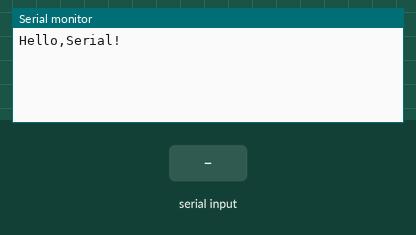
Bench run of a sketch on a simulated Arduino Uno, built with avr-gcc and run on an emulated ATmega328P. Shown: the last lines printed to the serial monitor. The inputs (shaded band) are chosen by the test bench.

Above: at 1.2 s.
1.3 s: "90,45\n" received over Serial
At 2.8 s:
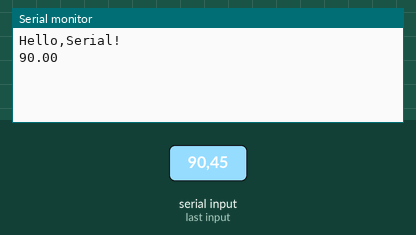
3.8 s: "30,150\n" received over Serial
At 5.9 s:
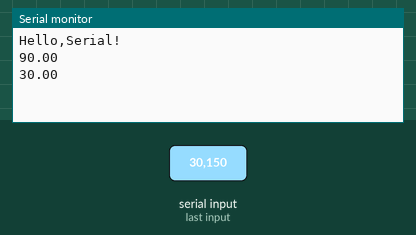

The sketch:

test8_stringtofloat.ino
```cpp
String inData;                                                                          //Allocate some space for the string

void setup() {
  // put your setup code here, to run once:
  Serial.begin(115200);
  Serial.println("Hello,Serial!");
}
void loop() {
  if(Serial.available() >0){
    inData ="";
    inData = Serial.readString();
    char char1[1];
    inData.toCharArray(char1, inData.length() +1);
    float float1 = atof(char1);
    Serial.println(float1);

  }


}
```

Measured:
- after the input at 1.3 s, the serial monitor: prints a new line after 1.0 s (image 1)
- after the input at 3.8 s, the serial monitor: prints a new line after 1.0 s (image 2)
